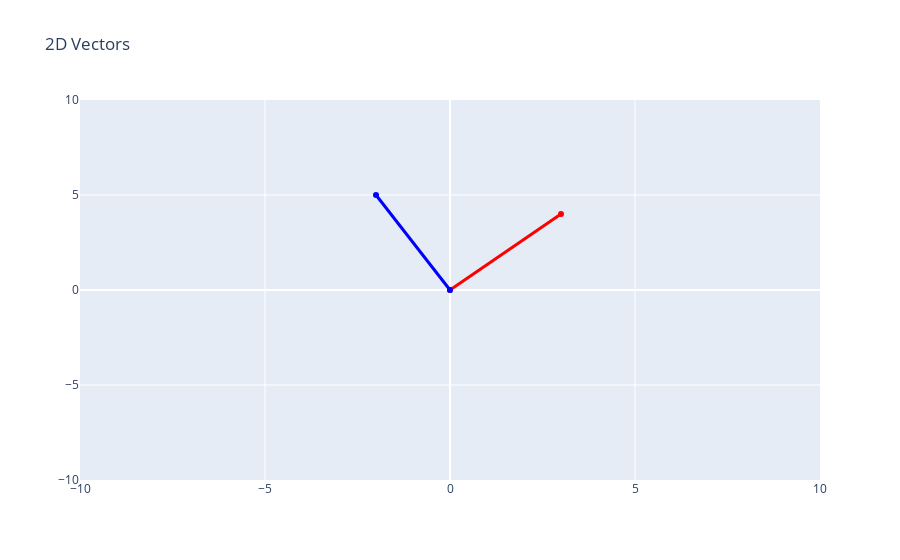

The notebook cell this image was saved under:
### Markdown cell above
## there are three defination vectors
### In Physics Vectors are arros pointing in space 
### In CS Vectors are order list of numbers 
### In mathematics vectors can be anything where there is sensible notion of adding and multipying vectors by numbers

### Code cell
# Define 2D vectors
vectors = [
    {"x": 0, "y": 0, "dx": 3, "dy": 4, "color": "red"},
    {"x": 0, "y": 0, "dx": -2, "dy": 5, "color": "blue"}
]

# Create figure
fig = go.Figure()

# Add vectors as arrows
for vec in vectors:
    fig.add_trace(go.Scatter(
        x=[vec["x"], vec["x"] + vec["dx"]],
        y=[vec["y"], vec["y"] + vec["dy"]],
        mode="lines+markers",
        marker=dict(size=6),
        line=dict(width=3, color=vec["color"])
    ))

# Formatting
fig.update_layout(
    title="2D Vectors",
    xaxis=dict(range=[-10, 10], zeroline=True),
    yaxis=dict(range=[-10, 10], zeroline=True),
    showlegend=False
)

fig.show()

### Figure 1 — Plotly figure (JSON) as saved in the notebook; plotly's stock layout.template omitted (floating-point values rounded to 4 significant figures)
{"data": [{"line": {"color": "red", "width": 3}, "marker": {"size": 6}, "mode": "lines+markers", "type": "scatter", "x": [0, 3], "y": [0, 4]}, {"line": {"color": "blue", "width": 3}, "marker": {"size": 6}, "mode": "lines+markers", "type": "scatter", "x": [0, -2], "y": [0, 5]}], "layout": {"showlegend": false, "title": {"text": "2D Vectors"}, "xaxis": {"range": [-10, 10], "zeroline": true}, "yaxis": {"range": [-10, 10], "zeroline": true}}}
